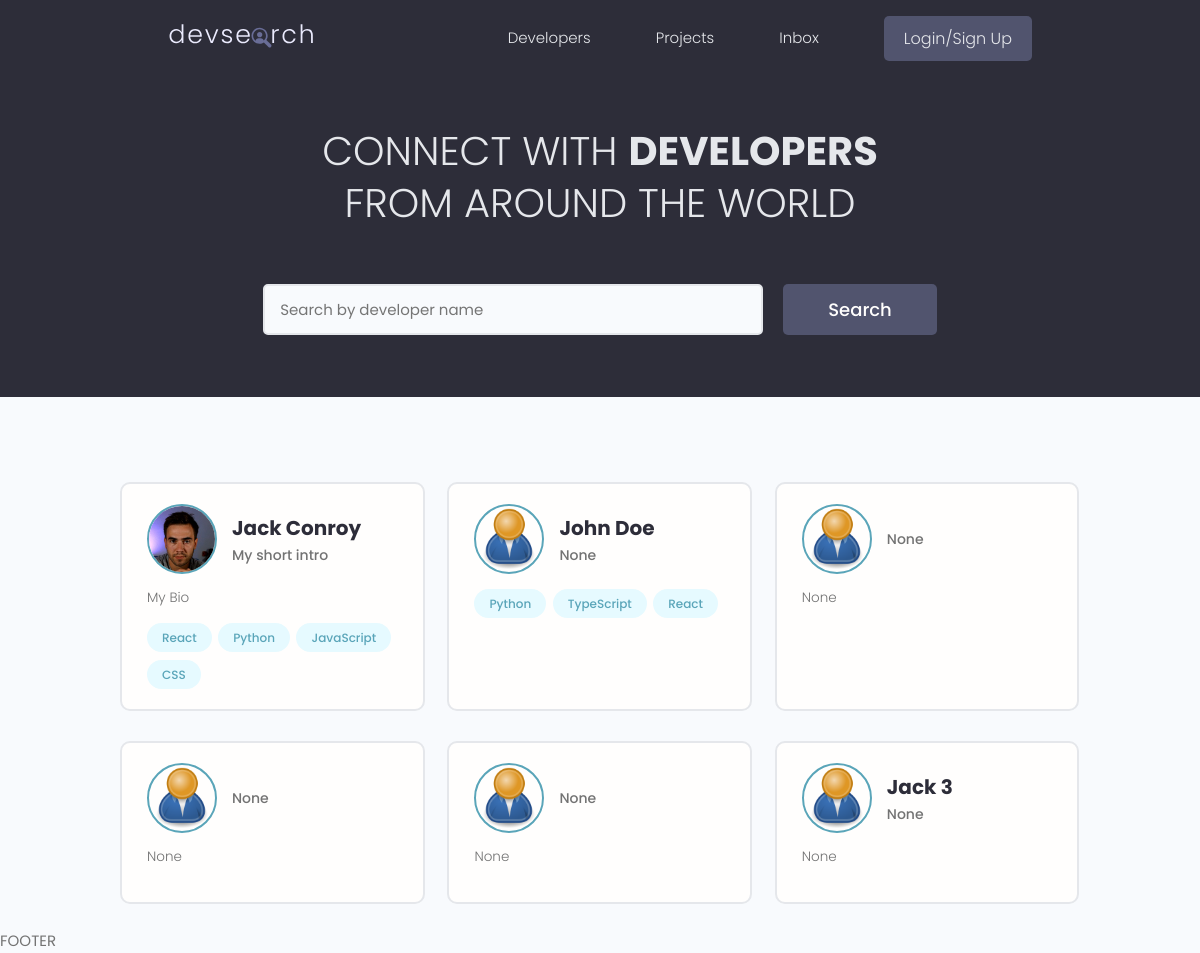
The app's page /, older data.
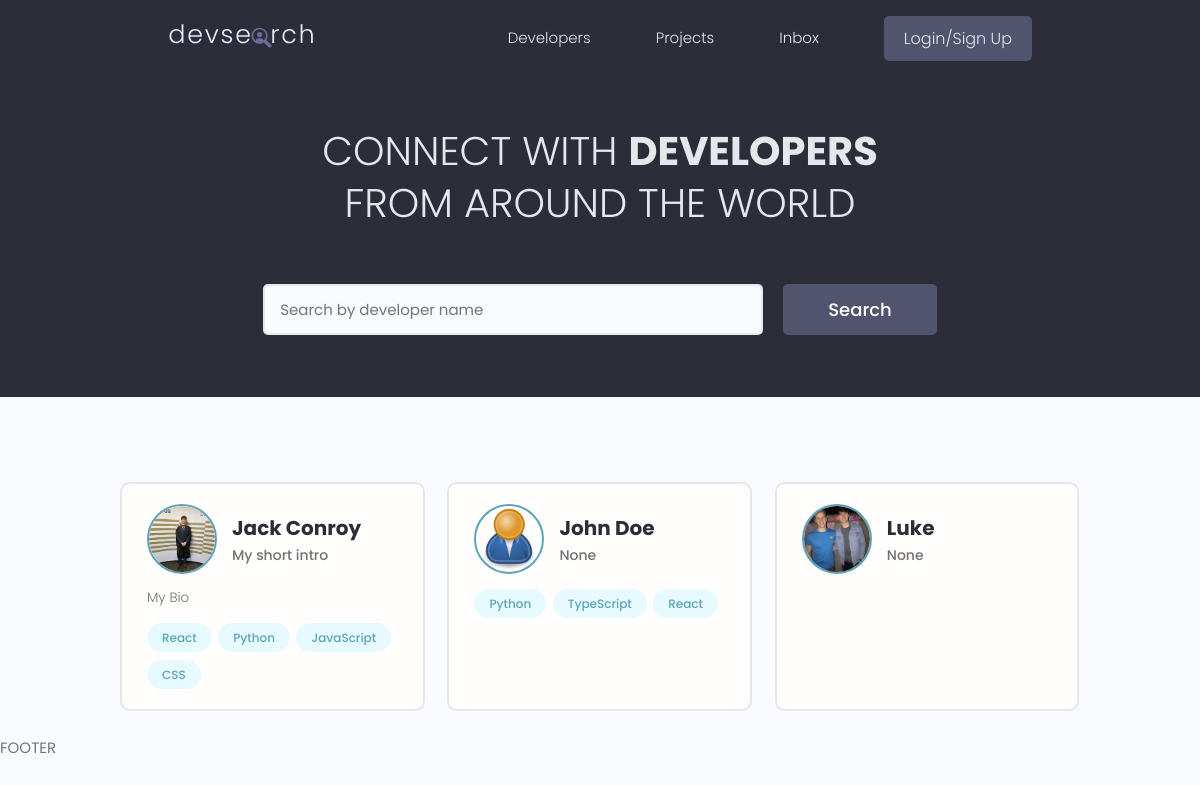
The same page, newer data.
### users/models.py (models this page shows, shortened)
class Profile(models.Model):
  user = models.OneToOneField(User, on_delete=models.CASCADE, null=True, blank=True)
  name = models.CharField(max_length=200, blank=True, null=True)
  email = models.EmailField(max_length=500, blank=True, null=True)
  username = models.CharField(max_length=200, blank=True, null=True)
  location = models.CharField(max_length=200, blank=True, null=True)
  short_intro = models.CharField(max_length=500, blank=True, null=True)
  bio = models.TextField(blank=True, null=True)
  profile_image = models.ImageField(null=True, blank=True, upload_to='profiles/', default="profiles/user-default.png")
  social_github = models.CharField(max_length=500, null=True, blank=True)
  social_twitter = models.CharField(max_length=500, null=True, blank=True)
  social_linkedin = models.CharField(max_length=500, null=True, blank=True)
  social_youtube = models.CharField(max_length=500, null=True, blank=True)
  social_website = models.CharField(max_length=500, null=True, blank=True)
  created = models.DateTimeField(auto_now_add=True)
  id = models.UUIDField(default=uuid.uuid4, unique=True, primary_key=True, editable=False)

class Skill(models.Model):
  owner = models.ForeignKey(Profile, on_delete=models.CASCADE, null=True, blank=True)
  name = models.CharField(max_length=500, null=True, blank=True)
  description = models.TextField(null=True, blank=True)
  created = models.DateTimeField(auto_now_add=True)
  id = models.UUIDField(default=uuid.uuid4, unique=True, primary_key=True, editable=False)
  def __str__(self):
    return self.name

### users/views.py (the view)
# urls.py: path('', views.profiles, name='profiles'),
def profiles(request):
  profiles = Profile.objects.all()
  context = {
    'profiles': profiles
  }
  return render(request, 'users/profiles.html', context)

### users/templates/users/profiles.html (shortened to what this page needs)
{% extends 'main.html' %}
{% block content %}
  <main class="home">
    <section class="hero-section text-center">
      <div class="container container--narrow">
        <div class="hero-section__box">
          <h2>CONNECT WITH <span>DEVELOPERS</span></h2>
          <h2>FROM AROUND THE WORLD</h2>
        </div>
        <div class="hero-section__search">
          <form class="form" action="#" method="get">
            <div class="form__field">
              <input class="input input--text" id="formInput#search" type="text" name="text"
                placeholder="Search by developer name" />
            </div>
            <input class="btn btn--sub btn--lg" type="submit" value="Search" />
          </form>
        </div>
      </div>
    </section>
    <section class="devlist">
      <div class="container">
        <div class="grid grid--three">
          {% for profile in profiles %}
          <div class="column card">
            <div class="dev">
              <a href="{% url 'user-profile' profile.id %}" class="card__body">
                <div class="dev__profile">
                  <img class="avatar avatar--md" src="{{profile.profile_image.url}}" alt="image" />
                  <div class="dev__meta">
                    <h3>{{ profile.name }}</h3>
                    <h5>{{ profile.short_intro|slice:"60" }}</h5>
                  </div>
                </div>
                <p class="dev__info">
                  {{profile.bio|slice:"150"}}
                </p>
                <div class="dev__skills">
                  {% for skill in profile.skill_set.all|slice:"5" %}
                  <span class="tag tag--pill tag--main">
                    <small>{{skill}}</small>
                  </span>
                  {% endfor %}
                </div>
              </a>
            </div>
          </div>
          {% endfor %}
        </div>
      </div>
    </section>
  </main>
{% endblock content %}

### templates/main.html (shortened to what this page needs)
<!DOCTYPE html>
{% load static %}
<html lang="en">
<head>
    <link rel="stylesheet" href="https://cdnjs.cloudflare.com/ajax/libs/font-awesome/6.2.1/css/all.min.css" />
    <link rel="stylesheet" href="https://cdn.iconmonstr.com/1.3.0/css/iconmonstr-iconic-font.min.css" />
    <link rel="stylesheet" href="{% static 'uikit/styles/uikit.css' %}" />
    <link rel="stylesheet" href="{% static 'styles/app.css' %}" />
</head>
<body>
    {% include 'navbar.html' %}
    {% block content %}
    {% endblock content %}
    <footer>FOOTER</footer>
</body>
</html>

### templates/navbar.html (shortened to what this page needs)
{% load static %}
<header class="header">
    <div class="container container--narrow">
      <a href="{% url 'profiles' %}" class="header__logo">
        <img src="{% static 'images/logo.svg' %}" alt="DevSearch Logo" />
      </a>
      <nav class="header__nav">
        <ul class="header__menu">
          <li class="header__menuItem"><a href="{% url 'profiles' %}">Developers</a></li>
          <li class="header__menuItem"><a href="{% url 'projects' %}">Projects</a></li>
          <li class="header__menuItem"><a href="">Inbox</a></li>
          {% if request.user.is_authenticated %}
            <li class="header__menuItem"><a href="{% url 'account' %}">Account</a></li>
            <li class="header__menuItem"><a href="{% url 'logout' %}" class="btn btn--sub">Logout</a></li>
          {% else %}
            <li class="header__menuItem"><a href="{% url 'login' %}" class="btn btn--sub">Login/Sign Up</a></li>
          {% endif %}
        </ul>
      </nav>
    </div>
</header>

### static/styles/app.css (style rules this page uses)
:root { --color-sub: #2d2d39; }
.btn--sub { background-color: var(--color-sub-light); }
.card { border: 2px solid var(--color-light); }
img { width: 100%; }
.header { position: sticky; z-index: 111; background-color: var(--color-sub); padding: 1.5rem 0; }
.header > .container { display: flex; justify-content: space-between; align-items: center; }
.header__logo > img { height: 3.8rem; }
.header__nav > ul { display: inline-flex; align-items: center; list-style: none; gap: 6.5rem; }
.header__menuItem > a { color: var(--color-light); font-weight: 300; }
.hero-section { height: 40vh; display: flex; align-items: center; background-color: var(--color-sub); }
.hero-section__box { margin-bottom: 4rem; }
.hero-section__box > h2, .hero-section__box > h2 > span { font-size: 4rem; color: var(--color-light); line-height: 1.3; text-transform: uppercase; }
.hero-section__box > h2 { font-weight: 300; }
.hero-section__box > h2 > span { font-weight: 700; }
.hero-section__search > .form { display: flex; align-items: center; justify-content: center; gap: 2rem; }
.hero-section__search > .form input.input--text { width: 50rem; }
.devlist { margin-top: 8rem; }
.devlist .grid { align-items: stretch; }
.devlist .dev .dev__profile { display: flex; align-items: center; gap: 1.5rem; }
.devlist .dev .dev__meta h3 { color: var(--color-sub); font-size: 2rem; font-weight: 700; }
.devlist .dev .dev__meta h5 { color: var(--color-text); font-size: 1.4rem; font-weight: 500; }
.devlist .dev .dev__info { margin: 1.5rem 0; font-size: 1.35rem; line-height: 1.4; text-align: justify; }

### static/uikit/styles/modules/_variables.css (style rules this page uses)
:root { --color-main: #5aa5b9; --color-main-light: #e6faff; --color-sub: #3f4156; --color-sub-light: #51546e; --color-sub-lighter: #ededfd; --color-text: #737373; --color-gray: #8b8b8b; --color-light: #e5e7eb; --color-light-gray: #767676; --color-bg: #f8fafd; --color-white: #fffefd; --color-white-light: #f3f3f3; --color-success: #359e64; --color-success-bg: #def8e8; --color-error: #fc4b0b; --color-error-bg: #fff2ee; --font-base: 'Poppins', arial, helvetica, 'Segoe UI', roboto, ubuntu, sans-serif; --font-monospace: 'Fira Code', 'Courier New', courier, monospace; --font-regular: 300; --font-medium: 500; --font-bold: 700; --generic-shadow: 1px 1px 5px #00000010; --generic-transition: all 0.3s ease-in-out; }

### static/uikit/styles/modules/_base.css (style rules this page uses)
* { margin: 0; padding: 0; box-sizing: border-box; text-rendering: optimizeLegibility; color: inherit; font-size: inherit; }
html { font-size: 50%; }
@media only screen and (min-width: 480px) { html { font-size: 56.25%; } }
@media only screen and (min-width: 1200px) { html { font-size: 62.5%; } }
body { line-height: 1.6; font-weight: 400; font-size: 1.5rem; color: var(--color-text); background-color: var(--color-bg); min-height: 100vh; }

### static/uikit/styles/modules/_typography.css (style rules this page uses)
* { font-family: var(--font-base); }
h2 { font-size: 3.6rem; font-weight: var(--font-bold); }
h3 { font-size: 3.2rem; font-weight: var(--font-medium); }
h5 { font-size: 2.4rem; font-weight: var(--font-medium); }
h5, h6 { font-weight: var(--font-regular); }
p, span, strong { font-size: 1.6rem; color: var(--color-text); font-weight: var(--font-regular); }
a { padding-bottom: 2px; text-decoration: none; display: inline-block; color: var(--color-main); font-weight: var(--font-medium); }

### static/uikit/styles/modules/_utilities.css (style rules this page uses)
.container { width: 92%; max-width: 165rem; margin: 0 auto; box-sizing: border-box; }
.container--narrow { width: 92%; max-width: 120rem; }
@media screen and (min-width: 1000px) { .container { width: 90%; } }
@media screen and (min-width: 1000px) { .container--narrow { width: 85%; } }
@media screen and (min-width: 1200px) { .container { width: 80%; } }
@media screen and (min-width: 1200px) { .container--narrow { width: 72%; } }
.text-center { text-align: center; }

### static/uikit/styles/modules/_avatar.css (style rules this page uses)
.avatar { border-radius: 50%; border: 2px solid var(--color-main); object-fit: cover; }
.avatar--md { height: 7rem; width: 7rem; }

### static/uikit/styles/modules/_button.css (style rules this page uses)
.btn { display: inline-block; position: relative; cursor: pointer; background-color: var(--color-light); font-weight: var(--font-medium); color: var(--color-sub); text-decoration: none; padding: 1rem 2rem; border-radius: 0.5rem; border: none; width: -webkit-fit-content; width: -moz-fit-content; width: fit-content; height: -webkit-fit-content; height: -moz-fit-content; height: fit-content; font-size: 1.6rem; outline-width: 0; outline-color: transparent; -webkit-backface-visibility: hidden; backface-visibility: hidden; transition: all 0.3s ease-in-out; }
.btn--sub { background-color: var(--color-sub); color: var(--color-white); }
.btn--lg { font-size: 1.8rem; padding: 1.2rem 4.5rem; }

Row changes from the older to the newer data that the page shows:
removed Profile: profile_image (placeholder picture), short_intro "None", bio "None"
removed Profile: profile_image (placeholder picture), short_intro "None", bio "None"
removed Profile: profile_image (placeholder picture), short_intro "None", bio "None"
removed Profile: profile_image (placeholder picture), name "Jack 3", short_intro "None", bio "None"
changed Profile "Jack Conroy": profile_image: a different picture
added Profile: profile_image (picture), name "Luke", short_intro "None"
